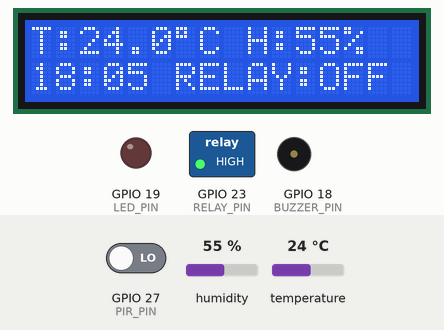
This sketch was run on a simulated ESP32. Shown: 16×2 character LCD, switched loads named in the sketch (green lamp = pin HIGH), output pins drawn as LEDs (lit = HIGH), buzzer (waves = sounding). Inputs (shaded band) come from the test bench; at power-on: GPIO 27 (PIR_PIN) LOW, humidity 55 %, temperature 24 °C. The local clock reads 2024-03-15 10:24:30 at power-on unless the sketch sets it; what the sketch prints to the serial monitor is not drawn.

Above: at 3.2 s.
3.3 s: GPIO 27 (PIR_PIN) driven HIGH
At 4.6 s:
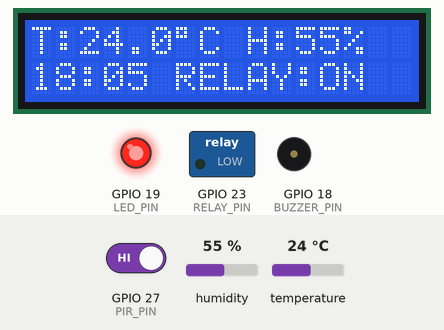
5.2 s: GPIO 27 (PIR_PIN) driven LOW
At 5.29 s:
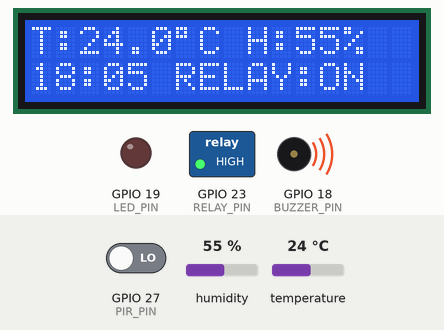
6.9 s: humidity set to 22 %
At 9.0 s:
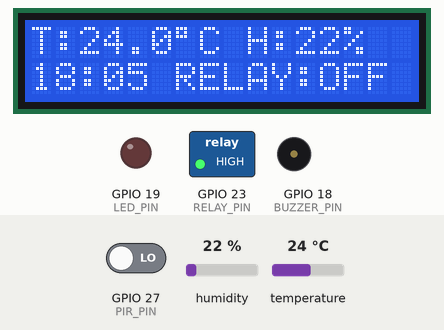
10.0 s: temperature set to 12 °C
At 11.4 s:
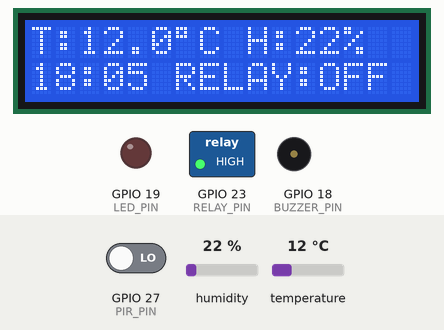
12.2 s: GPIO 27 (PIR_PIN) driven HIGH
At 12.9 s:
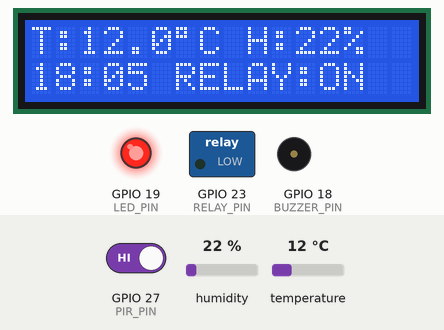
13.9 s: humidity set to 40 %
At 15.6 s:
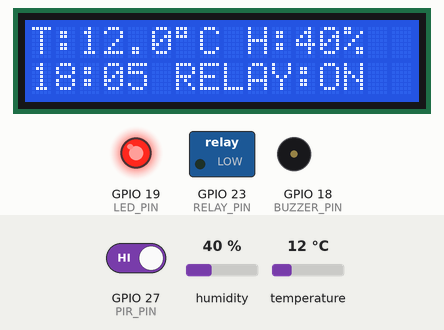
Timing chart, 0 to 17.1 s (numbered marks = the images above; inputs shaded):
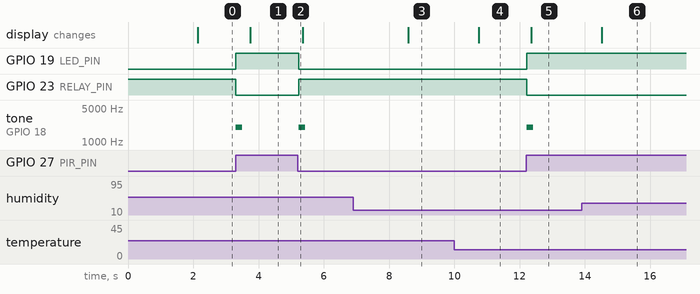

The sketch:

sketch.ino
```cpp
#include <Wire.h>
#include <RTClib.h>
#include <DHT.h>
#include <LiquidCrystal_I2C.h>

// =================================
// KONFIGURASI PIN ESP32
// =================================

#define DHT_PIN 4
#define DHT_TYPE DHT22

#define PIR_PIN 27
#define RELAY_PIN 23
#define LED_PIN 19
#define BUZZER_PIN 18

// =================================
// OBJEK KOMPONEN
// =================================

RTC_DS1307 rtc;
DHT dht(DHT_PIN, DHT_TYPE);

LiquidCrystal_I2C lcd(0x27, 16, 2);

// Ubah ke false jika relay bekerja terbalik
const bool RELAY_ACTIVE_LOW = true;

// =================================
// JADWAL OBAT NYAMUK
// =================================

// Jadwal 1: 18.00 - 18.30
// Jadwal 2: 20.00 - 20.30

const int MULAI_1 = 18 * 60;
const int SELESAI_1 = 18 * 60 + 30;

const int MULAI_2 = 20 * 60;
const int SELESAI_2 = 20 * 60 + 30;

// =================================
// VARIABEL
// =================================

float suhu = 0;
float kelembapan = 0;

bool statusRelaySebelumnya = false;

unsigned long waktuSensor = 0;
unsigned long waktuLCD = 0;

bool jadwalAktif(int jam, int menit) {
  int totalMenit = jam * 60 + menit;

  return (
    (totalMenit >= MULAI_1 && totalMenit < SELESAI_1) ||
    (totalMenit >= MULAI_2 && totalMenit < SELESAI_2)
  );
}

// =================================
// KONTROL RELAY
// =================================

void kontrolRelay(bool aktif) {
  if (RELAY_ACTIVE_LOW) {
    digitalWrite(RELAY_PIN, aktif ? LOW : HIGH);
  } else {
    digitalWrite(RELAY_PIN, aktif ? HIGH : LOW);
  }
}

// =================================
// SETUP
// =================================

void setup() {
  Serial.begin(115200);

  pinMode(PIR_PIN, INPUT);
  pinMode(RELAY_PIN, OUTPUT);
  pinMode(LED_PIN, OUTPUT);
  pinMode(BUZZER_PIN, OUTPUT);

  // Kondisi awal: semua OFF
  kontrolRelay(false);

  digitalWrite(LED_PIN, LOW);
  digitalWrite(BUZZER_PIN, LOW);

  // Inisialisasi I2C
  Wire.begin(21, 22);

  // Inisialisasi LCD
  lcd.init();
  lcd.backlight();

  // Inisialisasi DHT22
  dht.begin();

  // Inisialisasi RTC
  if (!rtc.begin()) {
    Serial.println("RTC tidak ditemukan!");

    lcd.setCursor(0, 0);
    lcd.print("RTC ERROR!");

    while (true) {
      kontrolRelay(false);
      delay(100);
    }
  }

  // WAKTU AWAL PENGUJIAN
  // 17:55, 4 November 2026
  // Reset waktu ini setiap ESP32 dimulai ulang.

  rtc.adjust(DateTime(2026, 11, 4, 18, 5, 0));

  lcd.setCursor(0, 0);
  lcd.print("PENGUSIR NYAMUK");

  lcd.setCursor(0, 1);
  lcd.print("Sistem Aktif");

  delay(2000);

  Serial.println("========================");
  Serial.println("SISTEM PENGUSIR NYAMUK");
  Serial.println("========================");
}

// =================================
// LOOP UTAMA
// =================================

void loop() {

  // Membaca waktu RTC
  DateTime sekarang = rtc.now();

  int jam = sekarang.hour();
  int menit = sekarang.minute();

  // Membaca sensor PIR
  bool adaGerakan = digitalRead(PIR_PIN) == HIGH;

  // Memeriksa jadwal
  bool waktuAktif = jadwalAktif(jam, menit);

  // Membaca DHT22 setiap 2 detik
  if (millis() - waktuSensor >= 2000 ||
      waktuSensor == 0) {

    waktuSensor = millis();

    float t = dht.readTemperature();
    float h = dht.readHumidity();

    if (!isnan(t) && !isnan(h)) {
      suhu = t;
      kelembapan = h;
    } else {
      Serial.println("Gagal membaca DHT22");
    }
  }

  // =================================
  // LOGIKA UTAMA SISTEM
  // =================================

  // Relay ON hanya jika:
  // 1. Jadwal sedang aktif
  // 2. PIR mendeteksi gerakan

  bool relayAktif = waktuAktif && adaGerakan;

  // Mengendalikan aktuator
  kontrolRelay(relayAktif);

  // LED mengikuti relay
  digitalWrite(LED_PIN, relayAktif ? HIGH : LOW);

  // Buzzer berbunyi ketika status berubah
  if (relayAktif != statusRelaySebelumnya) {

    tone(BUZZER_PIN, 2000, 200);

    statusRelaySebelumnya = relayAktif;

    Serial.println(relayAktif
      ? "OBAT NYAMUK AKTIF"
      : "OBAT NYAMUK NONAKTIF");
  }

  // =================================
  // MENAMPILKAN DATA LCD
  // =================================

  if (millis() - waktuLCD >= 500) {

    waktuLCD = millis();

    // Baris pertama: suhu dan kelembapan
    lcd.setCursor(0, 0);

    lcd.print("T:");
    lcd.print(suhu, 1);
    lcd.print((char)223);
    lcd.print("C H:");
    lcd.print(kelembapan, 0);
    lcd.print("%  ");

    // Baris kedua: waktu dan status relay
    lcd.setCursor(0, 1);

    if (jam < 10) lcd.print("0");
    lcd.print(jam);

    lcd.print(":");

    if (menit < 10) lcd.print("0");
    lcd.print(menit);

    if (relayAktif) {
      lcd.print(" RELAY:ON ");
    } else {
      lcd.print(" RELAY:OFF");
    }
  }

  // =================================
  // SERIAL MONITOR
  // =================================

  static unsigned long waktuSerial = 0;

  if (millis() - waktuSerial >= 2000) {

    waktuSerial = millis();

    Serial.println("--------------------");

    Serial.print("Waktu       : ");
    Serial.print(jam);
    Serial.print(":");
    Serial.println(menit);

    Serial.print("Suhu        : ");
    Serial.print(suhu);
    Serial.println(" C");

    Serial.print("Kelembapan  : ");
    Serial.print(kelembapan);
    Serial.println(" %");

    Serial.print("PIR         : ");
    Serial.println(adaGerakan ? "TERDETEKSI" : "TIDAK ADA");

    Serial.print("Jadwal      : ");
    Serial.println(waktuAktif ? "AKTIF" : "NONAKTIF");

    Serial.print("Relay       : ");
    Serial.println(relayAktif ? "ON" : "OFF");
  }

  delay(100);
}
```

Measured:
- after the input at 3.3 s, GPIO 19 (LED_PIN): LOW → HIGH at once; GPIO 23 (RELAY_PIN): HIGH → LOW at once; tone on GPIO 18 (BUZZER_PIN): silent → 2000 Hz at once, → silent 0.20 s later; the display: changes after 0.44 s (image 1)
- after the input at 5.2 s, GPIO 19 (LED_PIN): HIGH → LOW at once; GPIO 23 (RELAY_PIN): LOW → HIGH at once; tone on GPIO 18 (BUZZER_PIN): silent → 2000 Hz at once, → silent 0.20 s later
- after the input at 6.9 s, the display: changes after 1.7 s (image 3)
- after the input at 10.0 s, the display: changes after 0.75 s (image 4)
- after the input at 12.2 s, GPIO 19 (LED_PIN): LOW → HIGH at once; GPIO 23 (RELAY_PIN): HIGH → LOW at once; tone on GPIO 18 (BUZZER_PIN): silent → 2000 Hz at once, → silent 0.20 s later; the display: changes after 0.16 s (image 5)
- after the input at 13.9 s, the display: changes after 0.62 s (image 6)
